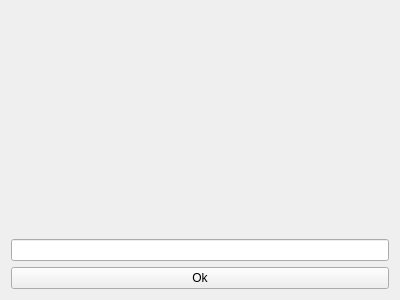
<ui version="4.0" >
 <class>playernameClass</class>
 <widget class="QWidget" name="playernameClass" >
  <property name="geometry" >
   <rect>
    <x>0</x>
    <y>0</y>
    <width>400</width>
    <height>300</height>
   </rect>
  </property>
  <property name="windowTitle" >
   <string>playername</string>
  </property>
  <layout class="QHBoxLayout" name="horizontalLayout" >
   <item>
    <layout class="QVBoxLayout" name="verticalLayout" >
     <item>
      <widget class="QLabel" name="label" >
       <property name="text" >
        <string/>
       </property>
      </widget>
     </item>
     <item>
      <widget class="QLineEdit" name="lineEdit" />
     </item>
     <item>
      <widget class="QPushButton" name="ok" >
       <property name="text" >
        <string>Ok</string>
       </property>
      </widget>
     </item>
    </layout>
   </item>
  </layout>
 </widget>
 <layoutdefault spacing="6" margin="11" />
 <resources/>
 <connections/>
</ui>
